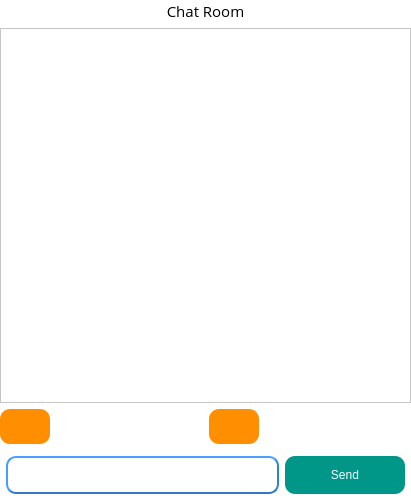
<?xml version="1.0" encoding="UTF-8"?>
<ui version="4.0">
 <class>Form</class>
 <widget class="QWidget" name="Form">
  <property name="geometry">
   <rect>
    <x>0</x>
    <y>0</y>
    <width>411</width>
    <height>500</height>
   </rect>
  </property>
  <property name="maximumSize">
   <size>
    <width>411</width>
    <height>500</height>
   </size>
  </property>
  <property name="windowTitle">
   <string>Form</string>
  </property>
  <property name="styleSheet">
   <string notr="true">background-color: rgb(255, 255, 255);</string>
  </property>
  <layout class="QGridLayout" name="gridLayout">
   <property name="leftMargin">
    <number>0</number>
   </property>
   <property name="topMargin">
    <number>0</number>
   </property>
   <property name="rightMargin">
    <number>0</number>
   </property>
   <property name="bottomMargin">
    <number>0</number>
   </property>
   <item row="2" column="0">
    <widget class="QWidget" name="widget_2" native="true">
     <property name="minimumSize">
      <size>
       <width>0</width>
       <height>35</height>
      </size>
     </property>
     <property name="maximumSize">
      <size>
       <width>16777215</width>
       <height>35</height>
      </size>
     </property>
     <layout class="QGridLayout" name="gridLayout_2">
      <property name="leftMargin">
       <number>0</number>
      </property>
      <property name="topMargin">
       <number>0</number>
      </property>
      <property name="rightMargin">
       <number>0</number>
      </property>
      <property name="bottomMargin">
       <number>0</number>
      </property>
      <item row="0" column="0">
       <widget class="QToolButton" name="folderattach">
        <property name="sizePolicy">
         <sizepolicy hsizetype="Expanding" vsizetype="Expanding">
          <horstretch>0</horstretch>
          <verstretch>0</verstretch>
         </sizepolicy>
        </property>
        <property name="maximumSize">
         <size>
          <width>50</width>
          <height>166756</height>
         </size>
        </property>
        <property name="styleSheet">
         <string notr="true">color: rgb(255, 255, 255);
background-color:rgb(255,143,0);
border-radius:10;</string>
        </property>
        <property name="text">
         <string/>
        </property>
        <property name="iconSize">
         <size>
          <width>32</width>
          <height>32</height>
         </size>
        </property>
       </widget>
      </item>
      <item row="0" column="2">
       <widget class="QToolButton" name="fileattach">
        <property name="sizePolicy">
         <sizepolicy hsizetype="Expanding" vsizetype="Expanding">
          <horstretch>0</horstretch>
          <verstretch>0</verstretch>
         </sizepolicy>
        </property>
        <property name="maximumSize">
         <size>
          <width>50</width>
          <height>16777215</height>
         </size>
        </property>
        <property name="styleSheet">
         <string notr="true">color: rgb(255, 255, 255);
background-color:rgb(255,143,0);
border-radius:10;</string>
        </property>
        <property name="text">
         <string/>
        </property>
        <property name="iconSize">
         <size>
          <width>32</width>
          <height>32</height>
         </size>
        </property>
       </widget>
      </item>
      <item row="0" column="3">
       <widget class="QLabel" name="filepreview">
        <property name="text">
         <string/>
        </property>
       </widget>
      </item>
      <item row="0" column="1">
       <widget class="QLabel" name="folderpreview">
        <property name="text">
         <string/>
        </property>
       </widget>
      </item>
     </layout>
    </widget>
   </item>
   <item row="1" column="0">
    <widget class="QScrollArea" name="scrollArea">
     <property name="minimumSize">
      <size>
       <width>400</width>
       <height>0</height>
      </size>
     </property>
     <property name="maximumSize">
      <size>
       <width>411</width>
       <height>16777215</height>
      </size>
     </property>
     <property name="verticalScrollBarPolicy">
      <enum>Qt::ScrollBarAsNeeded</enum>
     </property>
     <property name="sizeAdjustPolicy">
      <enum>QAbstractScrollArea::AdjustToContents</enum>
     </property>
     <property name="widgetResizable">
      <bool>true</bool>
     </property>
     <widget class="QWidget" name="ChatWindow">
      <property name="geometry">
       <rect>
        <x>0</x>
        <y>0</y>
        <width>409</width>
        <height>375</height>
       </rect>
      </property>
     </widget>
    </widget>
   </item>
   <item row="0" column="0">
    <widget class="QLabel" name="Title">
     <property name="maximumSize">
      <size>
       <width>16777215</width>
       <height>30</height>
      </size>
     </property>
     <property name="font">
      <font>
       <family>Open Sans</family>
       <pointsize>11</pointsize>
       <stylestrategy>PreferAntialias</stylestrategy>
      </font>
     </property>
     <property name="text">
      <string>Chat Room</string>
     </property>
     <property name="alignment">
      <set>Qt::AlignCenter</set>
     </property>
    </widget>
   </item>
   <item row="3" column="0">
    <widget class="QWidget" name="widget" native="true">
     <property name="maximumSize">
      <size>
       <width>16777215</width>
       <height>50</height>
      </size>
     </property>
     <layout class="QHBoxLayout" name="horizontalLayout">
      <property name="leftMargin">
       <number>6</number>
      </property>
      <property name="topMargin">
       <number>6</number>
      </property>
      <property name="rightMargin">
       <number>6</number>
      </property>
      <property name="bottomMargin">
       <number>6</number>
      </property>
      <item>
       <widget class="QLineEdit" name="message">
        <property name="sizePolicy">
         <sizepolicy hsizetype="Expanding" vsizetype="Expanding">
          <horstretch>0</horstretch>
          <verstretch>0</verstretch>
         </sizepolicy>
        </property>
        <property name="styleSheet">
         <string notr="true">color: rgb(20, 20, 20);
border-radius:10;
border :2px solid;
border-top-color: rgb(74, 159, 255);
border-left-color: rgb(64, 159, 255);
border-right-color: rgb(38, 134, 206);
border-bottom-color: rgb(49, 122, 194);
</string>
        </property>
       </widget>
      </item>
      <item>
       <widget class="QPushButton" name="send">
        <property name="sizePolicy">
         <sizepolicy hsizetype="Expanding" vsizetype="Expanding">
          <horstretch>0</horstretch>
          <verstretch>0</verstretch>
         </sizepolicy>
        </property>
        <property name="maximumSize">
         <size>
          <width>120</width>
          <height>16777215</height>
         </size>
        </property>
        <property name="styleSheet">
         <string notr="true">color: rgb(255, 255, 255);
background-color:rgb(0,150,136);
border-radius:10;</string>
        </property>
        <property name="text">
         <string>Send</string>
        </property>
        <property name="shortcut">
         <string>Ctrl+Return</string>
        </property>
       </widget>
      </item>
     </layout>
    </widget>
   </item>
  </layout>
 </widget>
 <resources/>
 <connections/>
</ui>
